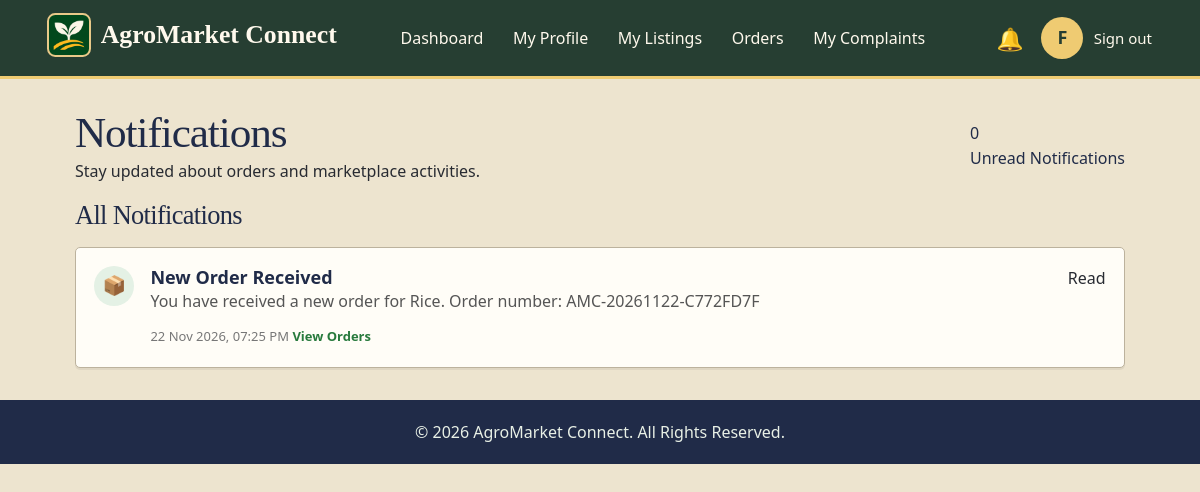
/Home/farmer/notifications.php (signed in), run on an earlier commit of the app's database.
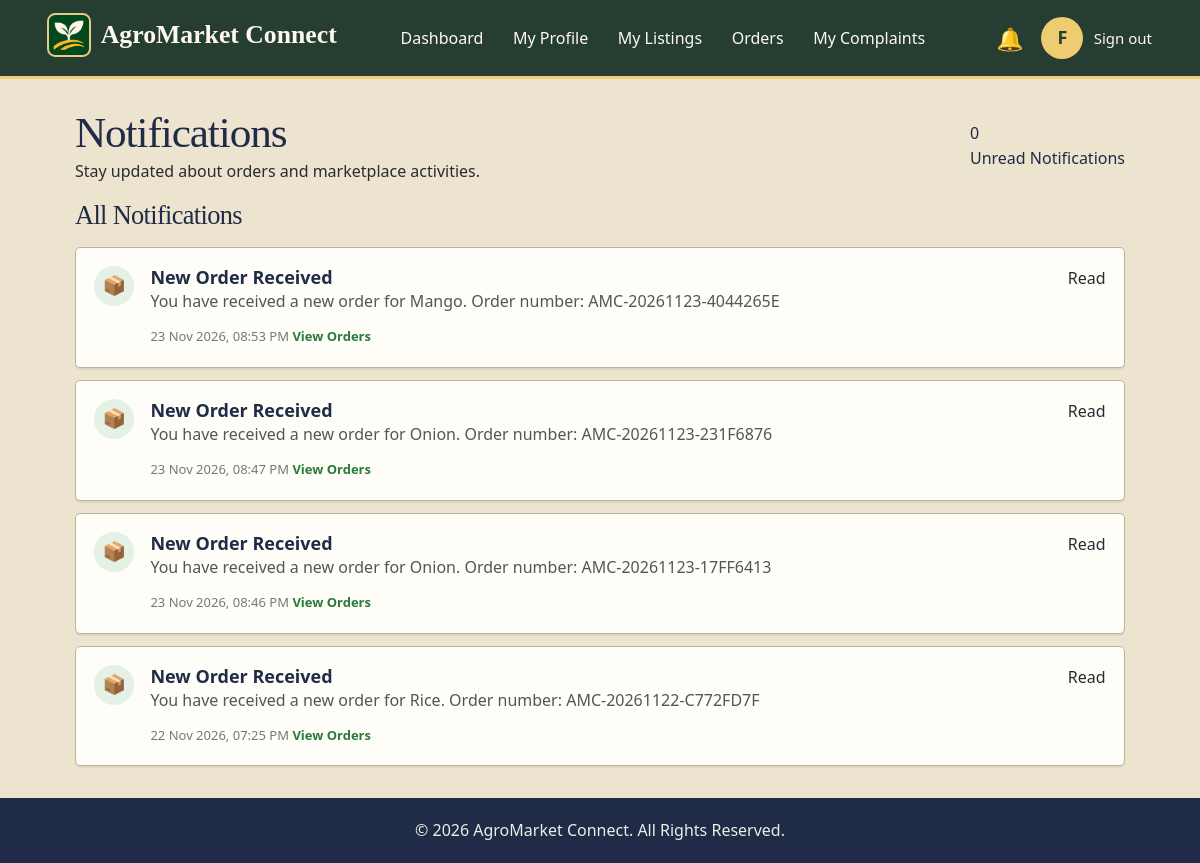
And on a later commit of the database.
### tables this page shows
CREATE TABLE `notifications` (
    `notification_id` bigint(20) UNSIGNED NOT NULL,
    `user_id` bigint(20) UNSIGNED NOT NULL,
    `title` varchar(150) NOT NULL,
    `message` text NOT NULL,
    `notification_type` varchar(50) NOT NULL,
    `related_order_id` bigint(20) UNSIGNED DEFAULT NULL,
    `is_read` tinyint(1) NOT NULL DEFAULT 0,
    `created_at` datetime DEFAULT current_timestamp(),
    `bell_seen` tinyint(1) NOT NULL DEFAULT 0
);

### Home/includes/notifications.php (called while the page is built, shortened)
<?php
function notificationsForUser(mysqli $link, int $userId): array
{
    $stmt = $link->prepare("SELECT notification_id, title, message, notification_type,
                                   related_order_id, is_read, created_at
                            FROM notifications WHERE user_id = ?
                            ORDER BY created_at DESC, notification_id DESC");
    $stmt->bind_param("i", $userId);
    $stmt->execute();
    $notifications = $stmt->get_result()->fetch_all(MYSQLI_ASSOC);
    return $notifications;
}

### Home/farmer/notifications.php (the view, shortened to what the changed rows need)
<?php
require_once __DIR__ . "/../config/db.php";
require_once __DIR__ . "/../includes/notifications.php";
$userId = (int) $_SESSION['user_id'];
$notifications = notificationsForUser($link, $userId);
function farmerNotificationIcon($type) {
    $type = strtolower($type);
    if (strpos($type, 'order') !== false) {
        return "📦";
    }
    return "●";
}
function farmerNotificationClass($type) {
    $type = strtolower($type);
    if (strpos($type, 'order') !== false) {
        return "notification-order";
    }
    return "notification-general";
}
?>
<!DOCTYPE html>
<html lang="en">
<head>
    <link rel="stylesheet" href="./farmer.css">
</head>
<body>
    <?php
    require __DIR__ . "/includes/header.php";
    ?>
    <main class="farmer-notifications-container">
        <section class="notification-heading">
            <div>
                <h1>Notifications</h1>
            </div>
        </section>
        <section class="notification-actions">
            <h2>All Notifications</h2>
        </section>
        <section class="notification-list">
            <?php if (count($notifications) > 0): ?>
                <?php foreach ($notifications as $notification): ?>
                    <article class="notification-card
                        <?php echo ((int) $notification['is_read'] === 0)
                            ? 'unread' : ''; ?>">
                        <div class="notification-icon
                            <?php echo farmerNotificationClass(
                                $notification['notification_type']
                            ); ?>">
                            <?php echo farmerNotificationIcon(
                                $notification['notification_type']
                            ); ?>
                        </div>
                        <div class="notification-content">
                            <h3>
                                <?php echo htmlspecialchars(
                                    $notification['title']
                                ); ?>
                            </h3>
                            <p>
                                <?php echo htmlspecialchars(
                                    $notification['message']
                                ); ?>
                            </p>
                            <small>
                                <?php echo date(
                                    "d M Y, h:i A",
                                    strtotime($notification['created_at'])
                                ); ?>
                            </small>
                            <?php if (!empty($notification['related_order_id'])): ?>
                                <a href="orders.php"
                                   class="notification-order-link">
                                    View Orders
                                </a>
                            <?php endif; ?>
                        </div>
                        <div class="notification-status">
                            <?php if ((int) $notification['is_read'] === 0): ?>
                                <span class="unread-label">New</span>
                                <form method="POST">
                                    <input
                                        type="hidden"
                                        name="notification_id"
                                        value="<?php echo (int) $notification['notification_id']; ?>"
                                    >
                                    <button
                                        type="submit"
                                        name="mark_read"
                                        class="mark-read-btn">
                                        Mark Read
                                    </button>
                                </form>
                            <?php else: ?>
                                <span class="read-label">Read</span>
                            <?php endif; ?>
                        </div>
                    </article>
                <?php endforeach; ?>
            <?php endif; ?>
        </section>
    </main>
</body>
</html>

What changed in the data, as far as the page shows it:
added notifications: notification_type "📦", title "New Order Received", message "You have received a new order for Mango. Order number: AMC-20261123-4044265E", created_at "23 Nov 2026, 08:53 PM", shows "View Orders", is_read "Read"
added notifications: notification_type "📦", title "New Order Received", message "You have received a new order for Onion. Order number: AMC-20261123-231F6876", created_at "23 Nov 2026, 08:47 PM", shows "View Orders", is_read "Read"
added notifications: notification_type "📦", title "New Order Received", message "You have received a new order for Onion. Order number: AMC-20261123-17FF6413", created_at "23 Nov 2026, 08:46 PM", shows "View Orders", is_read "Read"
